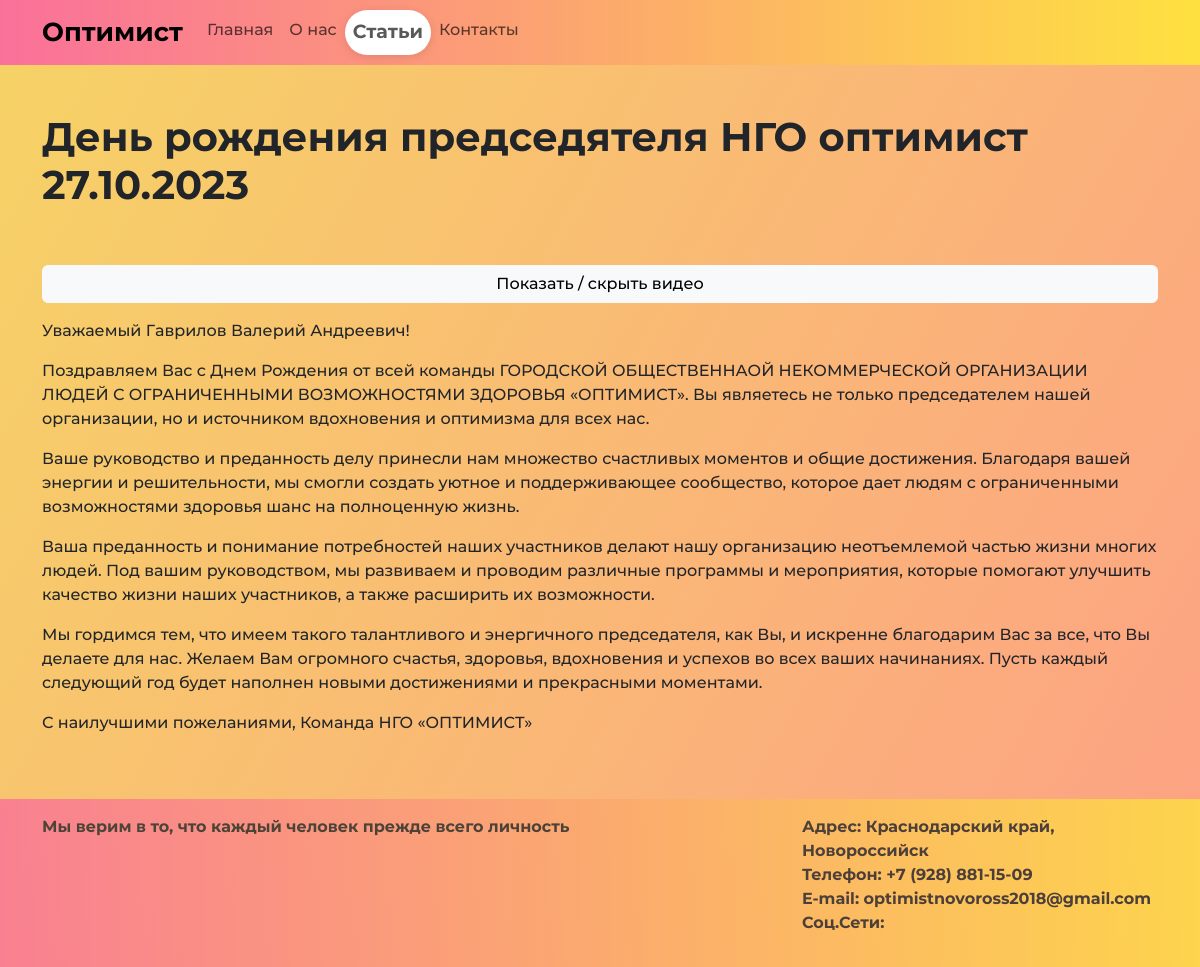
Screenshot of /news/post/den-rozhdeniya-predsedyatelya-ngo-optimist-27102023/ with the database file from the repository.
### society_main/models.py (models this page shows, shortened)
class TimestampedModel(models.Model):
    time_create = models.DateTimeField(auto_now_add=True, verbose_name="Время создания")
    time_update = models.DateTimeField(auto_now=True, verbose_name="Время изменения")
    class Meta:
        abstract = True

class Post(TimestampedModel):
    class Status(models.IntegerChoices):
        DRAFT = 0, 'Черновик'
        PUBLISHED = 1, 'Опубликовано'
    title = models.CharField(max_length=255, verbose_name="Заголовок")
    slug = models.SlugField(max_length=255, unique=True, db_index=True, verbose_name="URL")
    photo = models.ImageField(upload_to="photos/%Y/%m/%d/", default=None, blank=True, null=True, verbose_name="Фото")
    content = models.TextField(blank=True, verbose_name="Текст статьи")
    tags = models.ManyToManyField('TagPost', blank=True, related_name='tags', verbose_name="Теги")
    is_published = models.BooleanField(choices=tuple(map(lambda x: (bool(x[0]), x[1]), Status.choices)),
                                       default=Status.DRAFT, verbose_name="Статус")
    cat = models.ForeignKey('Category', on_delete=models.PROTECT, verbose_name="Категории")
    video = models.FileField(upload_to='videos/%Y/%m/%d/', default=None, blank=True, null=True, verbose_name="Видео")
    objects = models.Manager()
    published = PublishedManager()
    def __str__(self):
        return self.title
    class Meta:
        verbose_name = 'Статьи'
        verbose_name_plural = 'Статьи'
        ordering = ['-time_create']
        indexes = [
            models.Index(fields=['-time_create'])
        ]

### society_main/views.py (the view)
# urls.py: path('news/post/<slug:slug>/', ShowPost.as_view(), name='post'),
class ShowPost(DetailView):
    model = Post
    template_name = 'society_main/post.html'
    context_object_name = 'post'
    @log
    def get_context_data(self, **kwargs):
        context = super().get_context_data(**kwargs)
        context['title'] = context['post']
        context['active_page'] = 'news'
        return context
    @log
    def get_object(self, queryset=None):
        return get_object_or_404(Post.published, slug=self.kwargs[self.slug_url_kwarg])

### society_main/models.py (called while the page is built)
    def get_queryset(self):
        return super().get_queryset().filter(is_published=Post.Status.PUBLISHED)

### society_main/templates/society_main/post.html (shortened to what this page needs)
{% extends 'society_main/base.html' %}
{% block content %}
<div class="container mt-5">
  <div class="row">
    <div class="col-sm-12, col-md-6, col-lg-4, col-12">
  <h1 class="pb-5 fw-bold display-6">{{ post.title }}</h1>
      </div>
    </div>
{% if post.video %}
<button class="btn btn-light w-100" type="button" data-bs-toggle="collapse" data-bs-target="#collapseExample" aria-expanded="false" aria-controls="collapseExample">
  Показать / скрыть  видео
</button>
    {% endif %}
  {% autoescape off %}
    <div class="row">
    <div class="col-sm-12, col-md-6, col-lg-8, col-12">
        <p class="lead text-justify">{{ post.content|linebreaks }}</p>
      </div>
    </div>
  {% endautoescape %}
</div>
{% endblock %}

### society_main/static/society_main/css/style.css (style rules this page uses)
body { background-image: linear-gradient(120deg, #f6d365 0%, #fda085 100%); font-family: 'Montserrat', sans-serif; }

### rows the page displays
Post: title "День рождения председятеля НГО оптимист 27.10.2023", content "Уважаемый Гаврилов Валерий Андреевич! Поздравляем Вас с Днем Рождения от всей команды ГОРОДСКОЙ ОБЩЕСТВЕННАОЙ НЕКОММЕРЧЕСКОЙ ОРГАНИЗАЦИИ ЛЮДЕЙ С ОГРАНИЧЕННЫМИ ВОЗМОЖНОСТЯМИ ЗДОРОВЬЯ «ОПТИМИСТ». Вы являетесь не только председателем нашей организации, но и источником вдохновения и оптимизма для всех нас. Ваше руководство и преданность делу принесли нам множество счастливых моментов и общие достижения. Благодаря вашей энергии и решительности, мы смогли создать уютное и поддерживающее сообщество, которое дает людям с ограниченными возможностями здоровья шанс на полноценную жизнь. Ваша преданность и понимание потребностей наших участников делают нашу организацию неотъемлемой частью жизни многих…"
